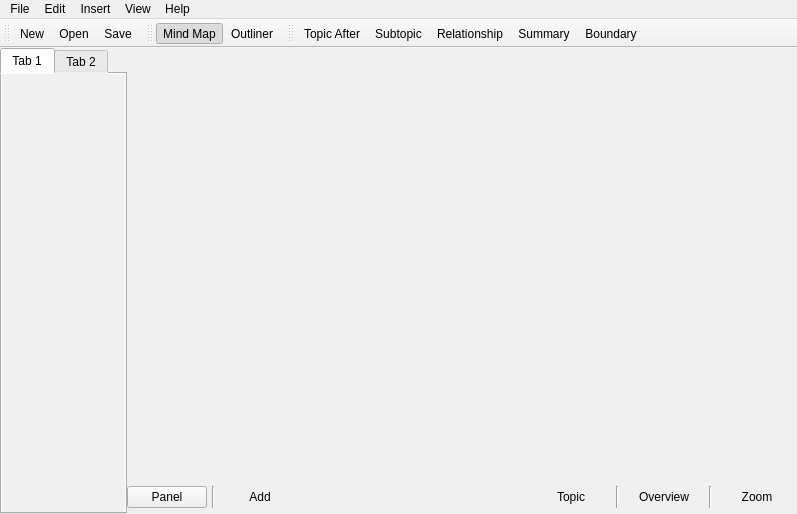
<?xml version="1.0" encoding="UTF-8"?>
<ui version="4.0">
 <class>kmMainWindow</class>
 <widget class="QMainWindow" name="kmMainWindow">
  <property name="geometry">
   <rect>
    <x>0</x>
    <y>0</y>
    <width>797</width>
    <height>514</height>
   </rect>
  </property>
  <property name="windowTitle">
   <string>KMind</string>
  </property>
  <widget class="QWidget" name="centralwidget">
   <layout class="QHBoxLayout" name="horizontalLayout_2" stretch="0,1">
    <property name="spacing">
     <number>0</number>
    </property>
    <property name="leftMargin">
     <number>0</number>
    </property>
    <property name="topMargin">
     <number>0</number>
    </property>
    <property name="rightMargin">
     <number>0</number>
    </property>
    <property name="bottomMargin">
     <number>0</number>
    </property>
    <item>
     <widget class="QTabWidget" name="tabWidget">
      <property name="styleSheet">
       <string notr="true">background-color:rgb(240, 240, 240)</string>
      </property>
      <widget class="QWidget" name="tab">
       <attribute name="title">
        <string>Tab 1</string>
       </attribute>
      </widget>
      <widget class="QWidget" name="tab_2">
       <attribute name="title">
        <string>Tab 2</string>
       </attribute>
      </widget>
     </widget>
    </item>
    <item>
     <layout class="QVBoxLayout" name="verticalLayout">
      <item>
       <widget class="QStackedWidget" name="stackedWidget">
        <property name="currentIndex">
         <number>0</number>
        </property>
        <widget class="QWidget" name="page">
         <layout class="QVBoxLayout" name="verticalLayout_2">
          <property name="leftMargin">
           <number>0</number>
          </property>
          <property name="topMargin">
           <number>0</number>
          </property>
          <property name="rightMargin">
           <number>0</number>
          </property>
          <property name="bottomMargin">
           <number>0</number>
          </property>
          <item>
           <widget class="QScrollArea" name="scrollArea">
            <property name="frameShape">
             <enum>QFrame::NoFrame</enum>
            </property>
            <property name="widgetResizable">
             <bool>true</bool>
            </property>
            <widget class="kmPaintWidget" name="scrollAreaWidgetContents">
             <property name="geometry">
              <rect>
               <x>0</x>
               <y>0</y>
               <width>662</width>
               <height>427</height>
              </rect>
             </property>
            </widget>
           </widget>
          </item>
         </layout>
        </widget>
        <widget class="QWidget" name="page_2"/>
       </widget>
      </item>
      <item>
       <layout class="QHBoxLayout" name="horizontalLayout">
        <property name="spacing">
         <number>5</number>
        </property>
        <property name="bottomMargin">
         <number>6</number>
        </property>
        <item>
         <widget class="QPushButton" name="pushButton_Panel">
          <property name="text">
           <string>Panel</string>
          </property>
         </widget>
        </item>
        <item>
         <widget class="Line" name="line">
          <property name="orientation">
           <enum>Qt::Vertical</enum>
          </property>
         </widget>
        </item>
        <item>
         <widget class="QPushButton" name="pushButton_Add">
          <property name="text">
           <string>Add</string>
          </property>
          <property name="flat">
           <bool>true</bool>
          </property>
         </widget>
        </item>
        <item>
         <spacer name="horizontalSpacer">
          <property name="orientation">
           <enum>Qt::Horizontal</enum>
          </property>
          <property name="sizeHint" stdset="0">
           <size>
            <width>40</width>
            <height>20</height>
           </size>
          </property>
         </spacer>
        </item>
        <item>
         <widget class="QPushButton" name="pushButton_Topic">
          <property name="text">
           <string>Topic</string>
          </property>
          <property name="flat">
           <bool>true</bool>
          </property>
         </widget>
        </item>
        <item>
         <widget class="Line" name="line_2">
          <property name="orientation">
           <enum>Qt::Vertical</enum>
          </property>
         </widget>
        </item>
        <item>
         <widget class="QPushButton" name="pushButton_Overview">
          <property name="text">
           <string>Overview</string>
          </property>
          <property name="flat">
           <bool>true</bool>
          </property>
         </widget>
        </item>
        <item>
         <widget class="Line" name="line_3">
          <property name="orientation">
           <enum>Qt::Vertical</enum>
          </property>
         </widget>
        </item>
        <item>
         <widget class="QPushButton" name="pushButton_Zoom">
          <property name="text">
           <string>Zoom</string>
          </property>
          <property name="flat">
           <bool>true</bool>
          </property>
         </widget>
        </item>
       </layout>
      </item>
     </layout>
    </item>
   </layout>
  </widget>
  <widget class="QMenuBar" name="menubar">
   <property name="geometry">
    <rect>
     <x>0</x>
     <y>0</y>
     <width>797</width>
     <height>22</height>
    </rect>
   </property>
   <widget class="QMenu" name="menuFile">
    <property name="title">
     <string>File</string>
    </property>
    <widget class="QMenu" name="menuImport">
     <property name="title">
      <string>Import</string>
     </property>
     <addaction name="actionXMind"/>
    </widget>
    <widget class="QMenu" name="menuExport">
     <property name="title">
      <string>Export</string>
     </property>
     <addaction name="actionPNG"/>
     <addaction name="actionSVG"/>
     <addaction name="actionPDF"/>
     <addaction name="actionMarkdown"/>
     <addaction name="actionLaTeX"/>
    </widget>
    <addaction name="actionNew"/>
    <addaction name="actionOpen"/>
    <addaction name="actionOpen_Recent"/>
    <addaction name="separator"/>
    <addaction name="actionSave"/>
    <addaction name="actionSave_As"/>
    <addaction name="separator"/>
    <addaction name="menuImport"/>
    <addaction name="menuExport"/>
    <addaction name="separator"/>
    <addaction name="actionClose"/>
    <addaction name="separator"/>
    <addaction name="actionExit"/>
   </widget>
   <widget class="QMenu" name="menuEdit">
    <property name="title">
     <string>Edit</string>
    </property>
    <addaction name="actionUndo"/>
    <addaction name="actionRedo"/>
    <addaction name="separator"/>
    <addaction name="actionCut"/>
    <addaction name="actionCopy"/>
    <addaction name="actionPaste"/>
    <addaction name="actionDelete"/>
    <addaction name="separator"/>
    <addaction name="actionPreferences"/>
   </widget>
   <widget class="QMenu" name="menuView">
    <property name="title">
     <string>View</string>
    </property>
    <addaction name="actionMind_Map"/>
    <addaction name="actionOutliner"/>
   </widget>
   <widget class="QMenu" name="menuHelp">
    <property name="title">
     <string>Help</string>
    </property>
    <addaction name="actionQuick_Start"/>
    <addaction name="separator"/>
    <addaction name="actionAbout"/>
   </widget>
   <widget class="QMenu" name="menuInsert">
    <property name="title">
     <string>Insert</string>
    </property>
    <addaction name="actionSubtopic"/>
    <addaction name="actionTopic_After"/>
    <addaction name="actionTopic_Before"/>
    <addaction name="actionParent_Topic"/>
    <addaction name="actionFloating_Topic"/>
    <addaction name="separator"/>
    <addaction name="actionRelationship"/>
    <addaction name="actionSummary"/>
    <addaction name="actionBoundary"/>
    <addaction name="separator"/>
    <addaction name="actionMarker"/>
    <addaction name="actionSticker"/>
    <addaction name="actionLocal_Image"/>
   </widget>
   <addaction name="menuFile"/>
   <addaction name="menuEdit"/>
   <addaction name="menuInsert"/>
   <addaction name="menuView"/>
   <addaction name="menuHelp"/>
  </widget>
  <widget class="QToolBar" name="toolBar">
   <property name="windowTitle">
    <string>toolBar</string>
   </property>
   <attribute name="toolBarArea">
    <enum>TopToolBarArea</enum>
   </attribute>
   <attribute name="toolBarBreak">
    <bool>false</bool>
   </attribute>
   <addaction name="actionNew"/>
   <addaction name="actionOpen"/>
   <addaction name="actionSave"/>
  </widget>
  <widget class="QToolBar" name="toolBar_2">
   <property name="windowTitle">
    <string>toolBar_2</string>
   </property>
   <attribute name="toolBarArea">
    <enum>TopToolBarArea</enum>
   </attribute>
   <attribute name="toolBarBreak">
    <bool>false</bool>
   </attribute>
   <addaction name="actionMind_Map"/>
   <addaction name="actionOutliner"/>
  </widget>
  <widget class="QToolBar" name="toolBar_3">
   <property name="windowTitle">
    <string>toolBar_3</string>
   </property>
   <attribute name="toolBarArea">
    <enum>TopToolBarArea</enum>
   </attribute>
   <attribute name="toolBarBreak">
    <bool>false</bool>
   </attribute>
   <addaction name="actionTopic_After"/>
   <addaction name="actionSubtopic"/>
   <addaction name="actionRelationship"/>
   <addaction name="actionSummary"/>
   <addaction name="actionBoundary"/>
  </widget>
  <action name="actionNew">
   <property name="text">
    <string>New</string>
   </property>
  </action>
  <action name="actionOpen">
   <property name="text">
    <string>Open</string>
   </property>
  </action>
  <action name="actionSave">
   <property name="text">
    <string>Save</string>
   </property>
  </action>
  <action name="actionSave_As">
   <property name="text">
    <string>Save As</string>
   </property>
  </action>
  <action name="actionClose">
   <property name="text">
    <string>Close</string>
   </property>
  </action>
  <action name="actionExit">
   <property name="text">
    <string>Exit</string>
   </property>
  </action>
  <action name="actionUndo">
   <property name="text">
    <string>Undo</string>
   </property>
  </action>
  <action name="actionRedo">
   <property name="text">
    <string>Redo</string>
   </property>
  </action>
  <action name="actionCut">
   <property name="text">
    <string>Cut</string>
   </property>
  </action>
  <action name="actionCopy">
   <property name="text">
    <string>Copy</string>
   </property>
  </action>
  <action name="actionPaste">
   <property name="text">
    <string>Paste</string>
   </property>
  </action>
  <action name="actionDelete">
   <property name="text">
    <string>Delete</string>
   </property>
  </action>
  <action name="actionPreferences">
   <property name="text">
    <string>Preferences</string>
   </property>
  </action>
  <action name="actionQuick_Start">
   <property name="text">
    <string>Quick Start</string>
   </property>
  </action>
  <action name="actionAbout">
   <property name="text">
    <string>About</string>
   </property>
  </action>
  <action name="actionSubtopic">
   <property name="text">
    <string>Subtopic</string>
   </property>
  </action>
  <action name="actionTopic_After">
   <property name="text">
    <string>Topic After</string>
   </property>
  </action>
  <action name="actionTopic_Before">
   <property name="text">
    <string>Topic Before</string>
   </property>
  </action>
  <action name="actionParent_Topic">
   <property name="text">
    <string>Parent Topic</string>
   </property>
  </action>
  <action name="actionFloating_Topic">
   <property name="text">
    <string>Floating Topic</string>
   </property>
  </action>
  <action name="actionRelationship">
   <property name="text">
    <string>Relationship</string>
   </property>
  </action>
  <action name="actionSummary">
   <property name="text">
    <string>Summary</string>
   </property>
  </action>
  <action name="actionBoundary">
   <property name="text">
    <string>Boundary</string>
   </property>
  </action>
  <action name="actionMarker">
   <property name="text">
    <string>Marker</string>
   </property>
  </action>
  <action name="actionSticker">
   <property name="text">
    <string>Sticker</string>
   </property>
  </action>
  <action name="actionLocal_Image">
   <property name="text">
    <string>Local Image</string>
   </property>
  </action>
  <action name="actionOpen_Recent">
   <property name="text">
    <string>Open Recent</string>
   </property>
  </action>
  <action name="actionMind_Map">
   <property name="checkable">
    <bool>true</bool>
   </property>
   <property name="checked">
    <bool>true</bool>
   </property>
   <property name="text">
    <string>Mind Map</string>
   </property>
  </action>
  <action name="actionOutliner">
   <property name="checkable">
    <bool>true</bool>
   </property>
   <property name="text">
    <string>Outliner</string>
   </property>
  </action>
  <action name="actionXMind">
   <property name="text">
    <string>XMind</string>
   </property>
  </action>
  <action name="actionPNG">
   <property name="text">
    <string>PNG</string>
   </property>
  </action>
  <action name="actionJPG">
   <property name="text">
    <string>JPG</string>
   </property>
  </action>
  <action name="actionSVG">
   <property name="text">
    <string>SVG</string>
   </property>
  </action>
  <action name="actionMarkdown">
   <property name="text">
    <string>Markdown</string>
   </property>
  </action>
  <action name="actionPDF">
   <property name="text">
    <string>PDF</string>
   </property>
  </action>
  <action name="actionLaTeX">
   <property name="text">
    <string>LaTeX</string>
   </property>
  </action>
 </widget>
 <customwidgets>
  <customwidget>
   <class>kmPaintWidget</class>
   <extends>QWidget</extends>
   <header>kmPaintWidget.h</header>
   <container>1</container>
  </customwidget>
 </customwidgets>
 <resources/>
 <connections/>
</ui>
